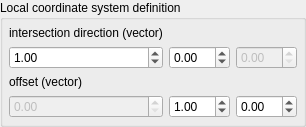
           <widget class="QGroupBox" name="localCoordinateSystemGroup">
            <property name="title">
             <string>Local coordinate system definition</string>
            </property>
            <layout class="QGridLayout" name="gridLayout_8">
             <property name="leftMargin">
              <number>6</number>
             </property>
             <property name="topMargin">
              <number>6</number>
             </property>
             <property name="rightMargin">
              <number>6</number>
             </property>
             <property name="bottomMargin">
              <number>6</number>
             </property>
             <item row="3" column="2">
              <widget class="QDoubleSpinBox" name="offset2">
               <property name="minimum">
                <double>-10.000000000000000</double>
               </property>
               <property name="maximum">
                <double>10.000000000000000</double>
               </property>
               <property name="singleStep">
                <double>0.010000000000000</double>
               </property>
              </widget>
             </item>
             <item row="1" column="1">
              <widget class="QDoubleSpinBox" name="dir2">
               <property name="minimum">
                <double>-10.000000000000000</double>
               </property>
               <property name="maximum">
                <double>10.000000000000000</double>
               </property>
               <property name="singleStep">
                <double>0.010000000000000</double>
               </property>
              </widget>
             </item>
             <item row="3" column="1">
              <widget class="QDoubleSpinBox" name="offset1">
               <property name="minimum">
                <double>-10.000000000000000</double>
               </property>
               <property name="maximum">
                <double>10.000000000000000</double>
               </property>
               <property name="singleStep">
                <double>0.010000000000000</double>
               </property>
               <property name="value">
                <double>1.000000000000000</double>
               </property>
              </widget>
             </item>
             <item row="1" column="2">
              <widget class="QDoubleSpinBox" name="dir3">
               <property name="enabled">
                <bool>false</bool>
               </property>
              </widget>
             </item>
             <item row="3" column="0">
              <widget class="QDoubleSpinBox" name="offset0">
               <property name="enabled">
                <bool>false</bool>
               </property>
              </widget>
             </item>
             <item row="1" column="0">
              <widget class="QDoubleSpinBox" name="dir1">
               <property name="minimum">
                <double>-10.000000000000000</double>
               </property>
               <property name="maximum">
                <double>10.000000000000000</double>
               </property>
               <property name="singleStep">
                <double>0.010000000000000</double>
               </property>
               <property name="value">
                <double>1.000000000000000</double>
               </property>
              </widget>
             </item>
             <item row="2" column="0">
              <widget class="QLabel" name="label_offsetVector">
               <property name="text">
                <string>offset (vector)</string>
               </property>
              </widget>
             </item>
             <item row="0" column="0">
              <widget class="QLabel" name="label_intersectionVector">
               <property name="text">
                <string>intersection direction (vector)</string>
               </property>
              </widget>
             </item>
            </layout>
           </widget>
